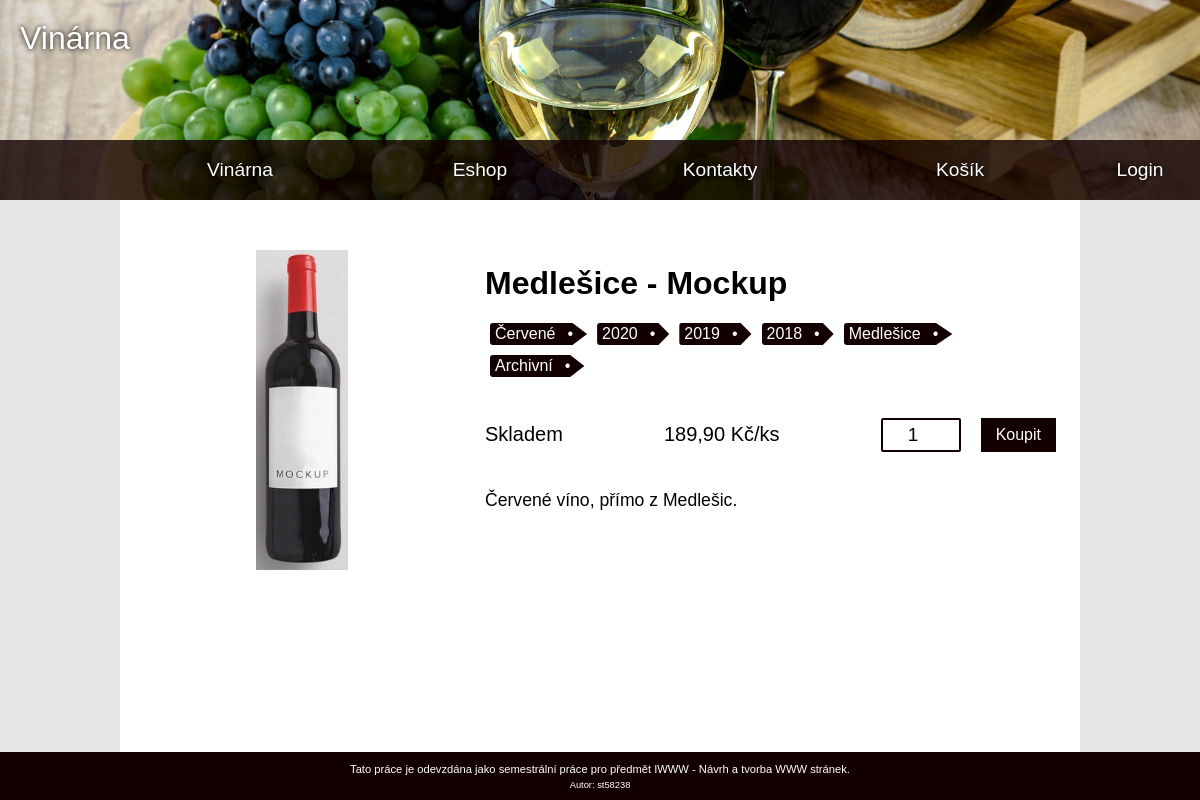
Screenshot of /produkt/index.php?id=6 with the database file from the repository.
### tables this page shows
CREATE TABLE `products` (
  `id_product` int(11) NOT NULL,
  `name` varchar(126) NOT NULL,
  `description` varchar(1022) NOT NULL,
  `picture` varchar(510) DEFAULT NULL,
  `quantity` int(11) NOT NULL,
  `unit` varchar(14) NOT NULL,
  `stock` tinyint(1) NOT NULL DEFAULT 0,
  `price` float NOT NULL,
  `discount_price` float DEFAULT NULL,
  `display` tinyint(1) NOT NULL DEFAULT 0
);

CREATE TABLE `tag` (
  `id_tag` int(11) NOT NULL,
  `text` varchar(126) NOT NULL,
  `priority` smallint(6) NOT NULL DEFAULT 0,
  `display` tinyint(1) NOT NULL DEFAULT 1
);

### php/system/database.class.php (called while the page is built, shortened)
<?php
class Database {
	private $conn;
	function __construct() {
		$options = [PDO::ATTR_ERRMODE => PDO::ERRMODE_EXCEPTION, PDO::ATTR_DEFAULT_FETCH_MODE => PDO::FETCH_ASSOC];
		try {
			$this->conn = new PDO(PDO_DSN, DB_USER, DB_PASSWORD, $options);
		} catch (PDOException $e) {
			debug($e);
		}
	}
	function &query(string $sql, array $vals = []): array {
		$stmt = $this->conn->prepare($sql);
		$stmt->execute($vals);
		$arr = $stmt->fetchAll(PDO::FETCH_NUM);
		return $arr;
	}
}
?>

### php/core.php (called while the page is built, shortened)
<?php
require_once(__DIR__ . '/control.php');
class Core {
	private static $db;
	private static $control;
	private static $core;
	static function getInstance(Database $db = null): Core {
		if (Core::$core === null) {
			Core::$core = new Core($db);
		}
		return Core::$core;
	}
	private function __construct(Database $db = null) {
		if ($db == null) {
			Core::$db = new Database($db);
		} else {
			Core::$db = $db;
		}
		Core::$control = new Control(Core::$db);
	}
	function &getControl(): Control {
		return Core::$control;
	}
}
?>

### php/control.php (called while the page is built, shortened)
<?php
class Control {
	private $conn;
	function __construct(Database &$conn = null) {
		if ($conn === null) {
			$this->conn = new Database();
		} else {
			$this->conn = $conn;
		}
	}
	function getProductById(int $id): ?Product {
		$v = $this->conn->query('SELECT id_product, name, description, picture, quantity, unit, stock, price, discount_price, display FROM products WHERE id_product = ' . $id, array());
		$v = $v[0];
		return new Product($v[0], $v[1], $v[2], $v[3], $v[4], $v[5], $v[6], $v[7], $v[8], $v[9], $this->getProductTags($v[0]));
	}
	function &getProductTags(int $id, ?int $limit = null): array {
		$req = $this->conn->query('SELECT id_tag, text FROM tag NATURAL JOIN product_tags WHERE id_product = ? AND tag.display = 1 ORDER BY priority DESC' . (($limit == null) ? '' : ' LIMIT ' . abs($limit)), [$id]);
		return $req;
	}
}
?>

### php/model/product.class.php (called while the page is built, shortened)
<?php
class Product implements IRecord {
	private $id;
	private $name;
	private $desc;
	private $picture;
	private $unit;
	private $stock;
	private $price;
	function __construct(?int $id, string $name, string $desc, ?string $picture, int $quantity, string $unit, bool $stock, float $price, ?float $discountPrice, bool $display, array $tags = []) {
		$this->id = $id;
		$this->name = $name;
		$this->desc = $desc;
		$this->picture = $picture;
		$this->unit = $unit;
		$this->stock = $stock;
		$this->price = $price;
		$this->discountPrice = empty($discountPrice) ? null : $discountPrice;
	}
	function getId(): ?int {
		return $this->id;
	}
	function getName(): string {
		return $this->name;
	}
	function getDesc(): string {
		return $this->desc;
	}
	function getImg(): ?string {
		return $this->picture;
	}
	function getStock(): bool {
		return $this->stock;
	}
	function getCorrectPrice(): float {
		$price = $this->price;
		return $price;
	}
	function getFullPrice(): string {
		return '' . number_format($this->getCorrectPrice(), 2, ',', '') . ' Kč/' . $this->unit;
	}
}
?>

### php/html.php (the view, shortened to what this page needs)
<?php
$pages = array();
	$pages[] = ['.', 'Vinárna'];
	$pages[] = ['eshop', 'Eshop'];
	$pages[] = ['kontakt', 'Kontakty'];
	$pages[] = ['kosik', 'Košík'];
$header = '<header class="header">
<a href="." id="logo" class="hardlight nolink">Vinárna</a>
<nav>
<div class="nav-fill"></div>
<div class="sub-nav">
:links:
</div>
<div class="nav-fill">
' . (($_SESSION['user'] != null) ? '<a href="uzivatel" class="nolink"><p class="white hardlight">' . $_SESSION['user']->getSurname() . '</p></a>' : '<a href="login" class="nolink"><p class="white hardlight">Login</p></a>') . '
</div>
</nav>
</header>';
	$links = '';
	foreach ($pages as $v) {
		$links .= '<a href="' . $v[0] . '" class="nolink"><p class="white hardlight">' . $v[1] . '</p></a>';
	}
$sideLeft = '<aside class="sidebar-left">';
$sideRight = '<aside class="sidebar-right">';
$mainOpen = '<div class="main">';
$mainClose = '</div>';
$footer = '<footer class="footer white">
<p>Tato práce je odevzdána jako semestrální práce pro předmět IWWW - Návrh a tvorba WWW stránek.</p>
<small>Autor: st58238</small>
</footer>';
function composeTags(array $tags, bool $selected = false): string {
	$html = '<section class="filters"><ul class="tags">';
	foreach ($tags as $t) {
		if ($selected) {
			$html .= '<li data-id="' . $t[0] . '" data-selected="1">' . $t[1] . '<span class="tag-bullet">&bull;</span></li>';
		} else {
			$html .= '<li data-id="' . $t[0] . '">' . $t[1] . '<span class="tag-bullet">&bull;</span></li>';
		}
	}
	$html .= '</ul></section>';
	return $html;
}
?>

### php/pages/product.page.php (shortened to what this page needs)
<?php
require_once(__DIR__ . '/../core.php');
$item = '';
if (isset($_GET['id'])) {
	if (!empty($_GET['id'])) {
		$core = Core::getInstance();
		$i = $core->getControl()->getProductById((int) htmlspecialchars($_GET['id']));
		$item .= '<section class="items">
				<article class="item">
					<div class="item-image-container">
						<img class="item-image" src="img/eshop/' . $i->getImg() . '" alt="' . $i->getImg() . '">
					</div>
					<div class="item-info">
						<h1 class="item-name">' . $i->getName() . '</h1>
						' . composeTags($core->getControl()->getProductTags($i->getId())) . '
						<section class="item-stockinfo">
							<p class="item-stock">' . ($i->getStock() ? 'Skladem' : 'Není skladem') . '</p>
							<p class="item-price">' . $i->getFullPrice() . '</p>
							<form action="kosik/index.php" method="post" accept-charset="utf-8" class="form">
								<input type="hidden" name="action" value="addItem">
								<input type="hidden" name="id" value="' . $i->getId() . '">
								<input type="number" name="count" value="1" min="0" step="1" class="input input-number">
								<button id="item-buy" type="submit">Koupit</button>
							</form>
						</section>
						<p class="item-desc">' . $i->getDesc() . '</p>
					</div>
				</article>
			</section>';
	} else {
		define('PAGE_TITLE', 'Chyba');
		$item = '<h2 class="error">Nedorazil parametr ID, nemodifikujte hlavičku.</h2>
		<p class="error">Pokud se tato chyba vyskytuje opakovaně odešlete prosím dotaz majiteli stránky.</p>';
	}
} else {
	define('PAGE_TITLE', 'Chyba');
	$item = '<h2 class="error">Nedorazil parametr ID, nemodifikujte hlavičku.</h2><p class="error">Pokud se tato chyba vyskytuje opakovaně odešlete prosím dotaz majiteli stránky.</p>';
}
?>

### css/main.css (style rules this page uses)
:root { --brown: rgba(18, 0, 0, 1.0); --brown-bg: rgba(18, 0, 0, 0.80); --brown-selected: rgba(68, 28, 28, 1.0); --grey-bg: rgba(128, 128, 128, 0.20); --header-h: 200px; --footer-h: 48px; --vinegreen: rgba(32, 181, 22); --vinegreen-dark: rgba(22, 152, 12); --grey: rgba(128, 128, 128, 0.80); }
html, body { font-family: Helvetica, Arial, sans-serif; margin: 0 auto; }
body { display: flex; flex-direction: column; min-height: 100vh; }
.header { width: 100%; height: var(--header-h); background-color: var(--brown); background-image: url('../img/wine-bg.jpg'); background-size: 100% auto; background-position: center center; display: flex; flex-direction: row; align-items: flex-end; }
.header nav { width: 100%; display: flex; flex-direction: row; justify-content: space-between; align-items: flex-end; background-color: var(--brown-bg); }
.header nav a { flex-shrink: 0; flex-grow: 0; height: auto; margin: 0px 15px; font-size: 1.2em; }
.header nav a > p { padding: 0px 10px; }
.main { display: flex; flex-direction: row; align-content: stretch; min-height: calc(100vh - var(--header-h) - var(--footer-h)); }
.sidebar-left, .sidebar-right { width: 10%; background-color: var(--grey-bg); }
.sidebar-right { display: flex; flex-direction: row; align-items: flex-end; }
.footer { width: 100%; height: var(--footer-h); background-color: var(--brown); margin-top: auto; font-size: 0.70em; text-align: center; }
.footer > p { margin-bottom: 3px; }
a:link { color: inherit; }
.nolink { text-decoration: none; }
.hardlight { text-shadow: 0px 0px 5px black; mix-blend-mode: unset; }
#logo { color: white; font-size: 2em; padding: 20px; }
.header #logo { position: absolute; top: 0; left: 0; width: auto; }
.white { color: white; }
.nav-fill { display: flex; justify-content: center; width: 10%; }
.nav-fill > a { width: 100%; }
.sub-nav { display: flex; flex-direction: row; width: 80%; justify-content: space-around; align-items: flex-end; }
.sub-nav > a, .nav-fill > a { min-width: 10%; text-align: center; transition: 0.3s; }
.filters { display: flex; flex-direction: row; width: 100%; }
.tags { display: flex; flex-wrap: wrap; align-content: center; justify-content: center; width: 100%; }
.tags li { color: white; background-color: var(--brown); padding: 2px 8px 2px 5px; margin: 5px 5px; clip-path: polygon(0 0, 85% 0, 100% 50%, 85% 100%, 0 100%); cursor: pointer; border: 0px solid var(--brown); border-radius: 3px; }
.tag-bullet { float: right; padding-right: 6px; margin-left: 12px; }
.items { display: flex; flex-wrap: wrap; align-items: stretch; justify-content: flex-start; width: 95%; align-self: center; }
button, input[type="submit"] { background-color: var(--brown); border: none; color: white; padding: 8px 15px; text-align: center; transition: 0.3s; }
.input { border: 2px solid var(--brown); border-radius: 2px; box-sizing: content-box; }

### css/item.css (style rules this page uses)
.item { display: flex; width: 100%; padding-top: 50px; }
.item-image-container { display: flex; justify-content: center; max-height: 320px; width: 35%; margin-right: 25px; overflow: hidden; }
.item-name { font-size: 2em; margin-top: 15px; margin-bottom: 0; }
.item-info { display: flex; flex-direction: column; flex-grow: 1; }
.item-image { max-height: 100%; width: auto; }
.item-stockinfo { display: flex; justify-content: space-between; font-size: 1.25em; margin: 20px 0; }
.item-stockinfo p { margin: 0; margin-top: 5px; }
.item-stockinfo button { font-size: 0.8em; margin: 0; }
.item-desc { font-size: 1.1em; }

### produkt/index.php (style rules this page uses)
.tags { justify-content: flex-start; flex-shrink: 0; padding-left: 0; }
.input { width: 100%; max-width: 80px; height: 100%; margin-right: 20px; box-sizing: border-box; font-size: 0.95em; text-align: center; }
.form { display: flex; flex-direction: row; align-items: center; justify-content: flex-end; }

### rows the page displays
products: picture (picture), name "Medlešice - Mockup", $i->getFullPrice() "189,90 Kč/ks", description "Červené víno, přímo z Medlešic."
tag: text "Červené"
tag: text "2020"
tag: text "2019"
tag: text "2018"
tag: text "Medlešice"
tag: text "Archivní"

### other values shown
$v[1] "Vinárna"
$v[1] "Eshop"
$v[1] "Kontakty"
$v[1] "Košík"
